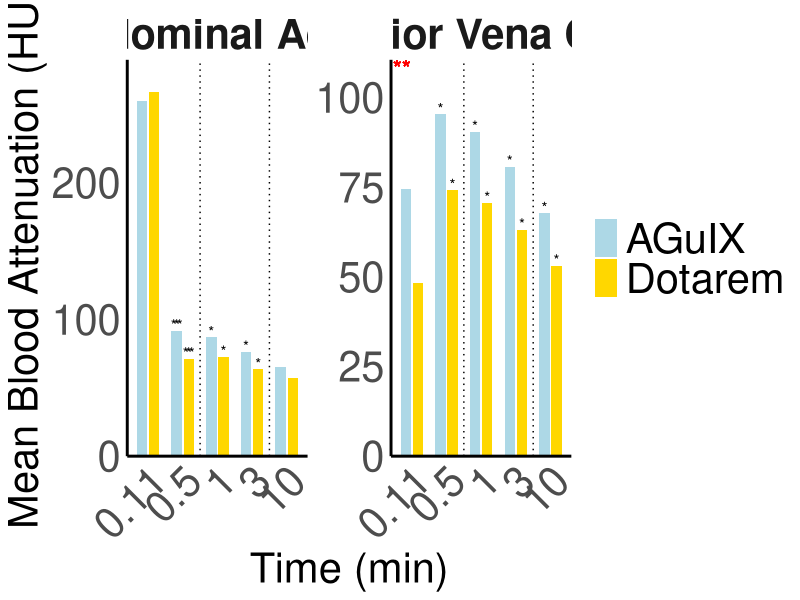

Generate this figure with R:
library(ggplot2)
library(tidyr)
library(dplyr)

# Given your data setup
time_points <- c(0.11, 0.5, 1, 3, 10)

# Add significance values directly into the data frames
IVC_data <- data.frame(
  Time = factor(time_points, levels = time_points),
  AGuIX = c(74.42618212, 95.34787468, 90.50486602, 80.78431054, 67.79462498),
  Dotarem = c(48.2020607, 74.2085961, 70.71206251, 63.18065587, 53.14613331),
  Sig1 = c(0.2802, 0.01074, 0.02637, 0.02916, 0.02726)
)

Aorta_data <- data.frame(
  Time = factor(time_points, levels = time_points),
  AGuIX = c(260.3327306, 92.02282838, 87.01680997, 76.28006995, 65.55454846),
  Dotarem = c(266.4808005, 71.49334339, 72.62610733, 63.61248562, 57.30236301),
  Sig2 = c(0.9875, 0.007302, 0.0387, 0.02073, 0.06486)
)

# Reshape data for plotting and include Sig as part of the long data
IVC_long <- pivot_longer(IVC_data, cols = c(AGuIX, Dotarem), names_to = "Agent", values_to = "Signal") %>%
  mutate(Sig = ifelse(Agent == "AGuIX", Sig1, Sig1))  # Adjust this as needed

Aorta_long <- pivot_longer(Aorta_data, cols = c(AGuIX, Dotarem), names_to = "Agent", values_to = "Signal") %>%
  mutate(Sig = ifelse(Agent == "AGuIX", Sig2, Sig2))  # Adjust this as needed

# Combine datasets
combined_data <- bind_rows(IVC_long, Aorta_long) %>%
  mutate(Location = rep(c("Inferior Vena Cava", "Abdominal Aorta"), each = 10))

# Proceed with plotting as previously described


# Define aesthetic elements for consistency
font_family <- "Helvetica"
font_size_title <- 30
font_size_axis_title <- 30
font_size_text <- 30
font_size_facet <- 30

gg <- ggplot(combined_data, aes(x = Time, y = Signal, fill = Agent)) +
  geom_bar(stat = "identity", position = position_dodge(width = 0.7), width = 0.6) +
  scale_fill_manual(values = c("AGuIX" = "lightblue", "Dotarem" = "gold")) +
  facet_wrap(~Location, scales = "free_y") +
  labs(x = "Time (min)", y = "Mean Blood Attenuation (HU)") +
  theme_minimal() +
  theme(
    text = element_text(family = font_family),
    plot.title = element_text(size = font_size_title, face = "bold", hjust = 0.5),
    axis.title = element_text(size = font_size_axis_title),
    axis.text = element_text(size = font_size_text),
    axis.text.x = element_text(angle = 45, hjust = 1),
    legend.title = element_blank(),
    legend.text = element_text(size = font_size_text),
    panel.grid.major = element_blank(),
    panel.grid.minor = element_blank(),
    strip.text = element_text(size = font_size_facet, face = "bold"),
    axis.line = element_line(color = "black", size = 1)
  ) +
  scale_y_continuous(expand = expansion(mult = c(0, 0.05)), limits = function(x) c(0, max(x) + 10)) +
  geom_vline(xintercept = c(2.5, 4.5), linetype = "dotted", color = "black") +
  geom_text(data = filter(combined_data, Sig < 0.05), aes(label = "*", group = Agent), position = position_dodge(width = 0.7), vjust = 0.05, color = "black") +
  geom_text(data = filter(combined_data, Sig < 0.01), aes(label = "**", group = Agent), position = position_dodge(width = 0.7), vjust = 0.05, color = "black") +
  geom_text(data = filter(combined_data, Sig < 0.001), aes(label = "***", group = Agent), position = position_dodge(width = 0.7), vjust = 0.05, color = "black") +
  # Global significance for IVC only
  geom_text(data = filter(combined_data, Location == "Inferior Vena Cava"), aes(x = Inf, y = Inf, label = "Global p < 0.0005***"), vjust = 1, hjust = 1.75, color = "red", size = 6)

print(gg)
